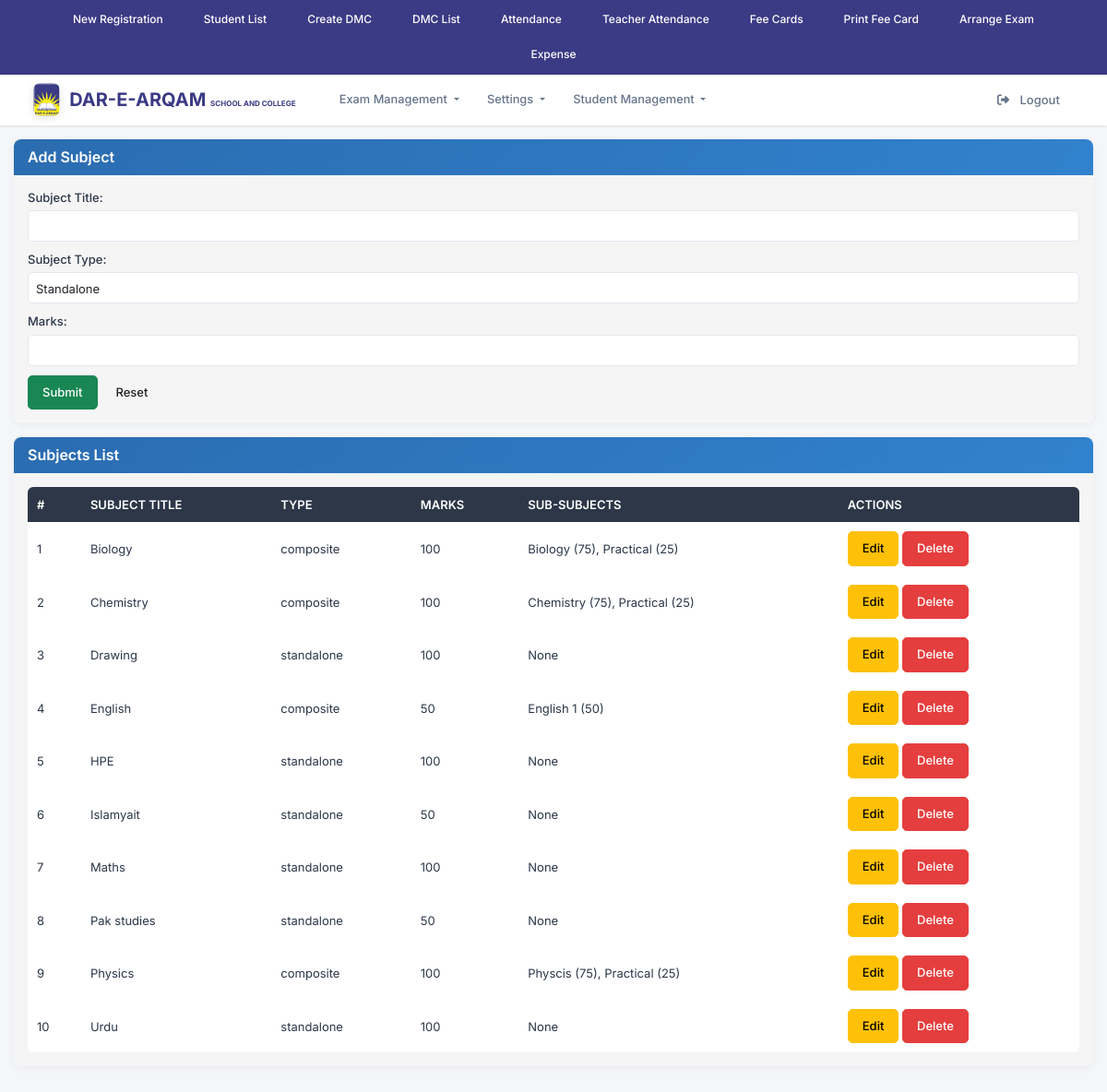
/subjects.php (signed in), run on the app's committed database.
### tables this page shows
CREATE TABLE `modules` (
  `id` int(11) NOT NULL,
  `parent_id` int(11) DEFAULT NULL,
  `title` varchar(100) NOT NULL,
  `url` varchar(255) NOT NULL DEFAULT '#',
  `description` varchar(255) DEFAULT NULL,
  `status` tinyint(1) DEFAULT 1,
  `created_at` timestamp NOT NULL DEFAULT current_timestamp(),
  `type` enum('Parent','Child') NOT NULL DEFAULT 'Parent'
);

CREATE TABLE `subjects` (
  `id` int(11) NOT NULL,
  `title` varchar(255) NOT NULL,
  `type` enum('standalone','composite','') NOT NULL,
  `total_marks` int(11) DEFAULT NULL,
  `created_at` datetime NOT NULL DEFAULT current_timestamp(),
  `status` int(11) NOT NULL DEFAULT 0
);

### subjects.php (the view, shortened to what this page needs)
<?php
$edit_mode = false;
require_once('conn_inc.php');
$subject_data = [];
$result = $conn->query("
    SELECT s.id, s.title, s.type, s.total_marks,
           GROUP_CONCAT(CONCAT(ss.title, ' (', ss.marks, ')') ORDER BY ss.title SEPARATOR ', ') as sub_subjects
    FROM subjects s
    LEFT JOIN sub_subjects ss ON s.id = ss.subject_id
    GROUP BY s.id
    ORDER BY s.title
");
$subjects = [];
if ($result) {
    while ($row = $result->fetch_assoc()) {
        $subjects[] = $row;
    }
} else {
    error_log("Error fetching subjects: " . $conn->error, 3, 'errors.log');
}
?>
<!DOCTYPE html>
<html lang="en">
<head>
</head>
<body>
<?php require_once('navbar.php'); ?>
<div class="container">
    <div class="row">
        <div class="col-md-12">
            <div class="panel panel-primary">
                <div class="panel-heading">
                    <h3 class="panel-title"><?php echo $edit_mode ? 'Edit Subject' : 'Add Subject'; ?></h3>
                </div>
                <div class="panel-body">
                    <form method="post" action="">
                        <div class="form-group">
                            <label>Subject Title:</label>
                            <input type="text" class="form-control" name="title" required
                                   value="<?php echo $edit_mode ? htmlspecialchars($subject_data['title']) : ''; ?>">
                        </div>
                        <div class="form-group">
                            <label>Subject Type:</label>
                            <select name="type" id="subject_type" class="form-control" required>
                                <option value="standalone" <?php echo ($edit_mode && $subject_data['type'] === 'standalone') ? 'selected' : ''; ?>>Standalone</option>
                            </select>
                        </div>
                        <div class="form-group" id="marks_group" style="<?php echo ($edit_mode && $subject_data['type'] !== 'standalone') ? 'display: none;' : ''; ?>">
                            <label>Marks:</label>
                            <input type="number" class="form-control marks-input" name="marks" step="0.1" min="0"
                                   value="<?php echo $edit_mode && $subject_data['type'] === 'standalone' ? htmlspecialchars($subject_data['total_marks']) : ''; ?>"
                                   <?php echo ($edit_mode && $subject_data['type'] !== 'standalone') ? '' : 'required'; ?>>
                        </div>
                        <div class="text-right">
                            <button type="submit" class="btn btn-success">
                                <?php echo $edit_mode ? 'Save' : 'Submit'; ?>
                            </button>
                            <?php if ($edit_mode): ?>
                                <a href="<?php echo $_SERVER['PHP_SELF']; ?>" class="btn btn-default">
                                    <span class="glyphicon glyphicon-remove"></span> Cancel
                                </a>
                            <?php else: ?>
                                <button type="reset" class="btn btn-default">
                                    <span class="glyphicon glyphicon-refresh"></span> Reset
                                </button>
                            <?php endif; ?>
                        </div>
                    </form>
                </div>
            </div>
            <div class="panel panel-info">
                <div class="panel-heading">
                    <h3 class="panel-title">Subjects List</h3>
                </div>
                <div class="panel-body">
                    <?php if (!empty($subjects)): ?>
                        <div class="table-responsive">
                            <table class="table table-bordered table-hover">
                                <thead>
                                    <tr>
                                        <th>#</th>
                                        <th>Subject Title</th>
                                        <th>Type</th>
                                        <th>Marks</th>
                                        <th>Sub-Subjects</th>
                                        <th>Actions</th>
                                    </tr>
                                </thead>
                                <tbody>
                                    <?php $counter = 1; ?>
                                    <?php foreach ($subjects as $subject): ?>
                                        <tr class="subject-row">
                                            <td><?php echo $counter++; ?></td>
                                            <td><?php echo htmlspecialchars($subject['title']); ?></td>
                                            <td><?php echo htmlspecialchars($subject['type']); ?></td>
                                            <td>
                                                <?php
                                                if ($subject['type'] === 'standalone') {
                                                    echo htmlspecialchars($subject['total_marks']);
                                                } else {
                                                    $total_marks = 0;
                                                    if ($subject['sub_subjects']) {
                                                        $sub_subjects_list = explode(', ', $subject['sub_subjects']);
                                                        foreach ($sub_subjects_list as $sub) {
                                                            preg_match('/\((\d+\.?\d*)\)/', $sub, $matches);
                                                            $total_marks += isset($matches[1]) ? floatval($matches[1]) : 0;
                                                        }
                                                    }
                                                    echo $total_marks > 0 ? htmlspecialchars($total_marks) : 'N/A';
                                                }
                                                ?>
                                            </td>
                                            <td>
                                                <?php
                                                if ($subject['type'] === 'composite') {
                                                    echo $subject['sub_subjects'] ? htmlspecialchars($subject['sub_subjects']) : 'No sub-subjects';
                                                } else {
                                                    echo 'None';
                                                }
                                                ?>
                                            </td>
                                            <td>
                                                <a href="?edit=<?php echo $subject['id']; ?>" class="btn btn-xs btn-warning">
                                                    <span class="glyphicon glyphicon-edit"></span> Edit
                                                </a>
                                                <a href="?delete=<?php echo $subject['id']; ?>" class="btn btn-xs btn-danger"
                                                   onclick="return confirm('Are you sure you want to delete this subject?')">
                                                    <span class="glyphicon glyphicon-trash"></span> Delete
                                                </a>
                                            </td>
                                        </tr>
                                    <?php endforeach; ?>
                                </tbody>
                            </table>
                        </div>
                    <?php else: ?>
                        <div class="alert alert-info text-center">
                            No subjects found.
                        </div>
                    <?php endif; ?>
                </div>
            </div>
        </div>
    </div>
</div>
</body>
</html>

### navbar.php (shortened to what this page needs)
<?php
require_once('conn_inc.php');
$user_id = $_SESSION['user_id'] ?? 0;
$role_modules = [];
if ($user_id) {
    $qry = "
        SELECT m.id, m.parent_id, m.title, m.url
        FROM role_modules rm
        INNER JOIN modules m ON rm.module_id = m.id
        INNER JOIN users u ON rm.role_id = u.role_id
        WHERE u.id = ?
        ORDER BY m.parent_id, m.title
    ";
    $stmt = $conn->prepare($qry);
    $stmt->bind_param("i", $user_id);
    $stmt->execute();
    $res = $stmt->get_result();
    while ($row = $res->fetch_assoc()) {
        $parent_id = $row['parent_id'] ?? 0;
        if ($parent_id == 0) {
            if (!isset($role_modules[$row['id']])) {
                $role_modules[$row['id']] = [
                    'title' => $row['title'],
                    'url' => $row['url'] ?? '#',
                    'children' => []
                ];
            }
        } else {
            $role_modules[$parent_id]['children'][] = [
                'title' => $row['title'],
                'url' => $row['url'] ?? '#'
            ];
        }
    }
}
?>
<link href="https://cdn.jsdelivr.net/npm/bootstrap@5.3.3/dist/css/bootstrap.min.css" rel="stylesheet">
<link href="https://cdnjs.cloudflare.com/ajax/libs/font-awesome/6.5.0/css/all.min.css" rel="stylesheet">
<div class="top-quick-bar" style="background-color: #3b3a85 !important;">
  <div class="quick-links-horizontal">
    <a href="student_registration.php" class="quick-link-horizontal-btn">
      New Registration
    </a>
    <a href="student_list.php" class="quick-link-horizontal-btn">
      Student List
    </a>
    <a href="create_dmcs.php" class="quick-link-horizontal-btn">
      Create DMC
    </a>
    <a href="dmc_list.php" class="quick-link-horizontal-btn">
      DMC List
    </a>
    <a href="attendance_class.php" class="quick-link-horizontal-btn">
      Attendance
    </a>
    <a href="users_attendance.php" class="quick-link-horizontal-btn">
      Teacher Attendance
    </a>
    <a href="fee_card_create_monthly.php" class="quick-link-horizontal-btn">
      Fee Cards
    </a>
    <a href="student_feecards.php" class="quick-link-horizontal-btn">
      Print Fee Card
    </a>
    <a href="arrange_exam.php" class="quick-link-horizontal-btn">
      Arrange Exam
    </a>
    <a href="expense.php" class="quick-link-horizontal-btn">
      Expense
    </a>
  </div>
</div>
<nav class="navbar navbar-expand-lg navbar-light sticky-top">
  <div class="container-fluid">
    <div class="navbar-main-content">
      <a class="navbar-brand" href="index.php">
        <img src="logo2.png" alt="Logo">
        <div class="brand-text"><span style="font-size:20px;color: #16253e !important;">DAR-E-ARQAM <small>SCHOOL AND COLLEGE</small></span> </div>
      </a>
      <div class="collapse navbar-collapse" id="mainNavbar">
        <ul class="navbar-nav me-auto mb-2 mb-lg-0">
          <?php foreach ($role_modules as $module_id => $module): ?>
            <?php
            $is_dropdown = !empty($module['children']);
            $module_title = isset($module['title']) ? $module['title'] : '';
            $module_url = isset($module['url']) ? $module['url'] : '#';
            ?>
            <li class="nav-item <?php echo $is_dropdown ? 'dropdown' : ''; ?>">
              <?php if (!$is_dropdown && !empty($module_title) && !empty($module_url) && $module_url != '#'): ?>
                <a class="nav-link <?php echo $module_url === 'index.php' ? 'active' : ''; ?>" href="<?php echo htmlspecialchars($module_url); ?>">
                  <?php echo htmlspecialchars($module_title); ?>
                </a>
              <?php elseif ($is_dropdown && !empty($module_title)): ?>
                <a class="nav-link dropdown-toggle" href="#" id="<?php echo htmlspecialchars(strtolower(str_replace(' ', '', $module_title))); ?>Dropdown" role="button" data-bs-toggle="dropdown">
                  <?php echo htmlspecialchars($module_title); ?>
                </a>
              <?php endif; ?>
            </li>
          <?php endforeach; ?>
        </ul>
        <ul class="navbar-nav ms-auto">
          <li class="nav-item">
            <a class="nav-link btn btn-logout rounded-5" href="logout.php">
              <i class="fa-solid fa-right-from-bracket me-2"></i>
              Logout
            </a>
          </li>
        </ul>
      </div>
    </div>
  </div>
</nav>

### data on the page
modules: title "Exam Management"
modules: title "Student Management"
subjects: title "Biology", type "composite", total_marks "100", sub_subjects "Biology (75), Practical (25)"
subjects: title "Chemistry", type "composite", total_marks "100", sub_subjects "Chemistry (75), Practical (25)"
subjects: title "Drawing", type "standalone", total_marks "100", shows "None"
subjects: title "English", type "composite", total_marks "50", sub_subjects "English 1 (50)"
subjects: title "HPE", type "standalone", total_marks "100", shows "None"
subjects: title "Islamyait", type "standalone", total_marks "50", shows "None"
subjects: title "Maths", type "standalone", total_marks "100", shows "None"
subjects: title "Pak studies", type "standalone", total_marks "50", shows "None"
subjects: title "Physics", type "composite", total_marks "100", sub_subjects "Physcis (75), Practical (25)"
subjects: title "Urdu", type "standalone", total_marks "100", shows "None"

### other printed values
$module_title "Settings"
